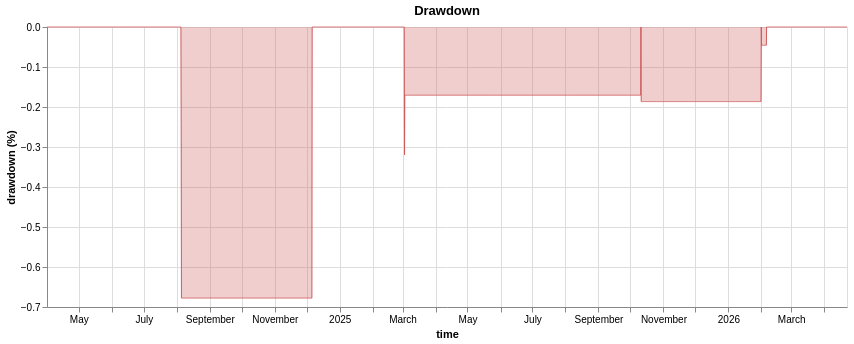

The cell this chart's notebook holds for it:
### Code cell
results.plot_drawdown()

### Figure 1 — Vega-Lite specification as saved in the notebook (floating-point values rounded to 4 significant figures; data arrays with more than 128 entries replaced by an {"elided": "..."} marker saying what was removed)
{"config": {"view": {"continuousWidth": 300, "continuousHeight": 300}}, "layer": [{"mark": {"type": "area", "color": "indianred", "opacity": 0.3}, "encoding": {"x": {"field": "time", "type": "temporal"}, "y": {"field": "drawdown_%", "title": "drawdown (%)", "type": "quantitative"}}}, {"mark": {"type": "line", "color": "indianred", "strokeWidth": 1}, "encoding": {"x": {"field": "time", "type": "temporal"}, "y": {"field": "drawdown_%", "type": "quantitative"}}}], "data": {"name": "data-f1e54970dc128e7d4a331978749753a0"}, "height": 280, "title": "Drawdown", "width": 800, "$schema": "https://vega.github.io/schema/vega-lite/v6.4.1.json", "datasets": {"data-f1e54970dc128e7d4a331978749753a0": {"elided": "3006 records"}}}
